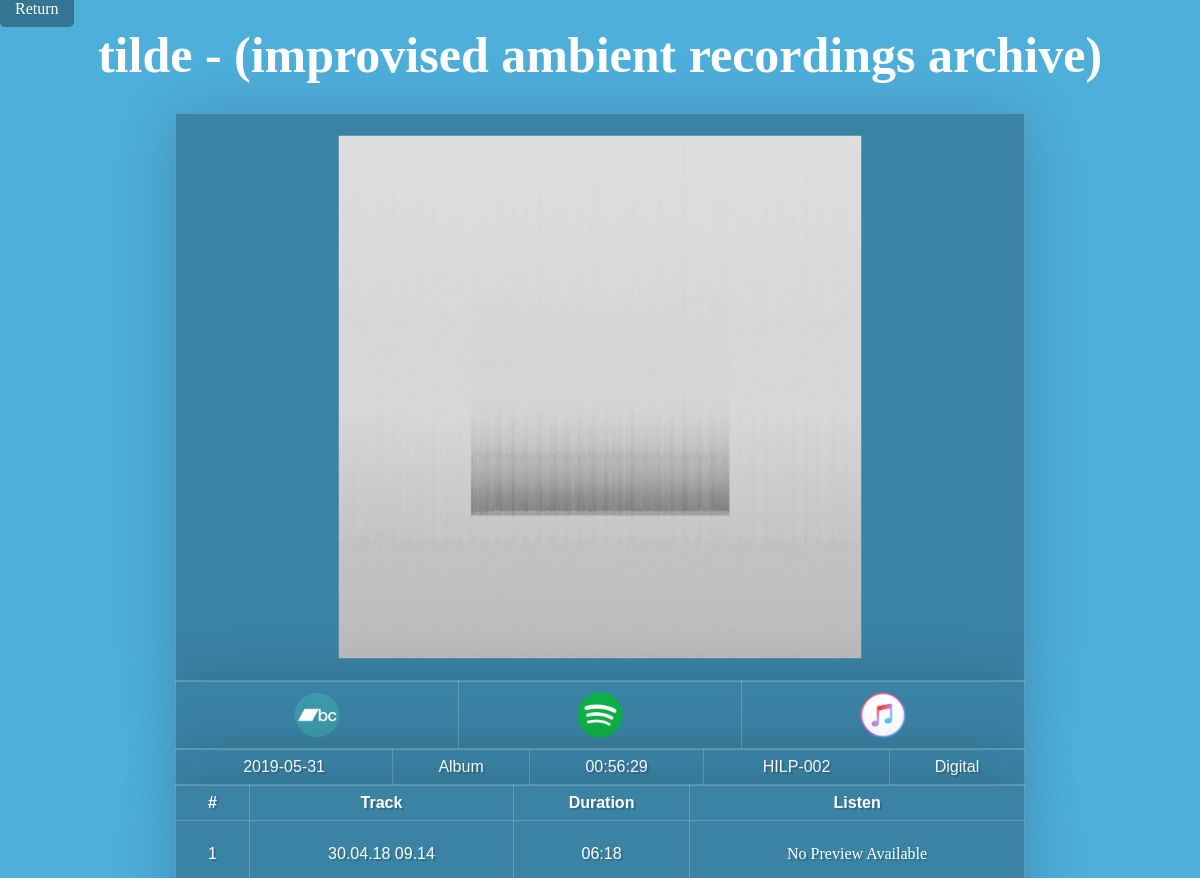
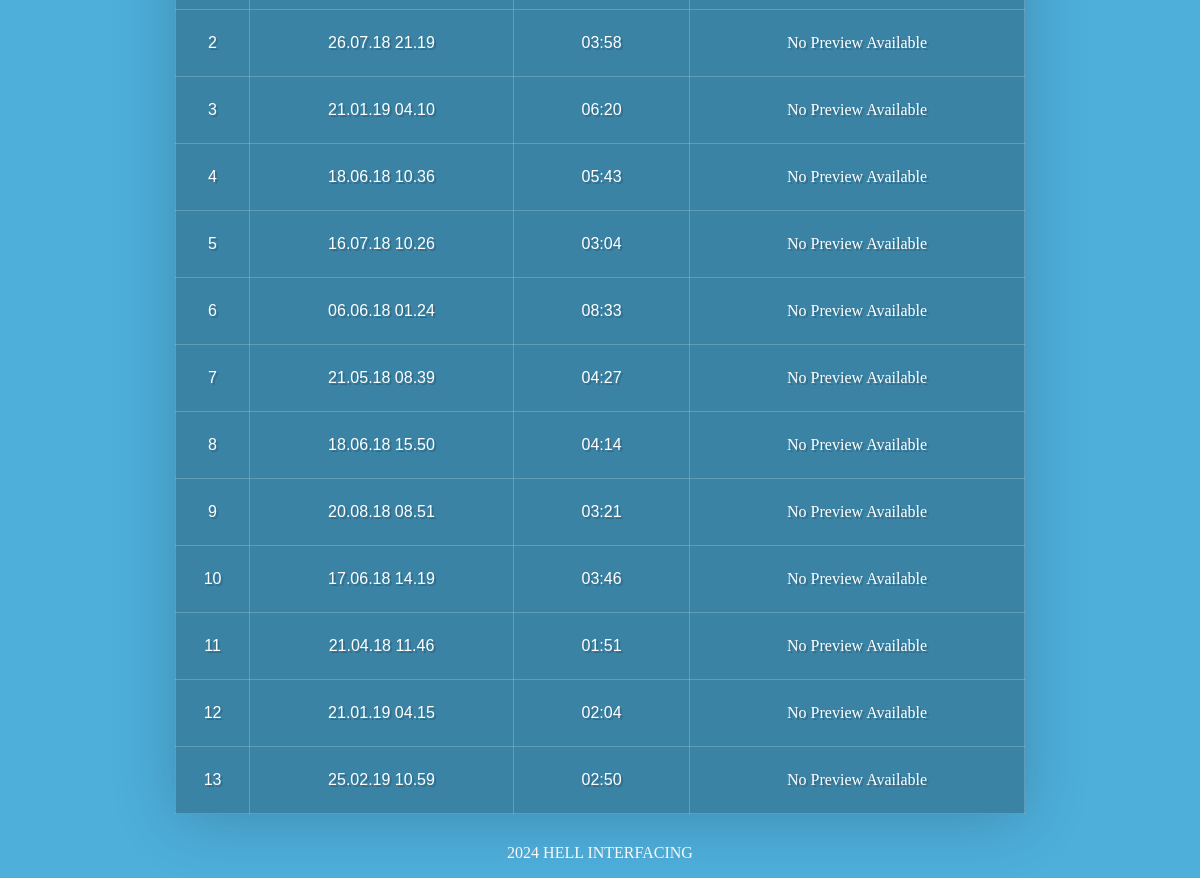
Page /release-details.php?cat=HILP-002 on the committed database (2 pictures, top to bottom).
### tables this page shows
CREATE TABLE "Release" (
	"Cat"	TEXT,
	"LabelID"	INTEGER,
	"AliasID"	INTEGER,
	"Title"	TEXT NOT NULL,
	"CoverArt"	TEXT,
	"Metadata"	TEXT,
	"ReleaseDate"	NUMERIC,
	"ReleaseType"	TEXT,
	"StreamBC"	TEXT,
	"StreamS"	TEXT,
	"StreamAM"	TEXT,
	"MetaRYM"	TEXT,
	"MetaMB"	TEXT,
	FOREIGN KEY("LabelID") REFERENCES "Label"("LabelID"),
	FOREIGN KEY("AliasID") REFERENCES "Aliases"("AliasID"),
	PRIMARY KEY("Cat")
);

CREATE TABLE "Track" (
	"TrackID"	INTEGER,
	"ReleaseCat"	TEXT,
	"DiscNumber"	INTEGER,
	"TrackNumber"	INTEGER,
	"Title"	TEXT,
	"Duration"	INTEGER,
	FOREIGN KEY("ReleaseCat") REFERENCES "Release"("Cat"),
	PRIMARY KEY("TrackID" AUTOINCREMENT)
);

### release-details.php (the view, shortened to what this page needs)
<?php
$connection = new SQLite3('releases.db');
$cat = isset($_GET['cat']) ? $_GET['cat'] : '';
$releaseQuery = '
SELECT
    r.Cat,
    a.AliasName AS ArtistName,
    r.Title,
    r.ReleaseDate,
    r.ReleaseType,
    r.CoverArt,
    r.StreamBC,
    r.StreamS,
    r.StreamAM,
    r.MetaRYM,
    r.MetaMB,
    GROUP_CONCAT(f.FormatName, ", ") AS ReleaseFormats
FROM Release r
JOIN Aliases a ON r.AliasID = a.AliasID
LEFT JOIN ReleaseFormats rf ON r.Cat = rf.ReleaseCat
LEFT JOIN Formats f ON rf.FormatID = f.FormatID
WHERE 1=1 ';
if (!empty($cat)) {
    $releaseQuery .= ' AND r.Cat = :cat';
}
$releaseQuery .= ' GROUP BY r.Cat';
$statement = $connection->prepare($releaseQuery);
if (!empty($cat)) {
    $statement->bindValue(':cat', $cat, SQLITE3_TEXT);
}
$releaseResult = $statement->execute()->fetchArray(SQLITE3_ASSOC);
$trackQuery = '
SELECT
    t.TrackNumber,
    t.Title AS TrackTitle,
    t.Duration
FROM Track t
WHERE t.ReleaseCat = :cat
ORDER BY t.DiscNumber, t.TrackNumber';
$trackStatement = $connection->prepare($trackQuery);
$trackStatement->bindValue(':cat', $cat, SQLITE3_TEXT);
$trackResults = $trackStatement->execute();
$totalDurationQuery = '
SELECT SUM(Duration) as TotalDuration
FROM Track
WHERE ReleaseCat = :cat';
$totalDurationStatement = $connection->prepare($totalDurationQuery);
$totalDurationStatement->bindValue(':cat', $cat, SQLITE3_TEXT);
$totalDurationResult = $totalDurationStatement->execute()->fetchArray(SQLITE3_ASSOC);
$totalDurationFormatted = gmdate("H:i:s", $totalDurationResult['TotalDuration']);
?>
<!DOCTYPE html>
<html lang="en">
<head>
    <link rel="stylesheet" type="text/css" href="css/style.css">
</head>
<body>
<header>
    <a href="releases.php" class="linkNavigation">Return</a>
</header>
<main>
    <h1><?php echo htmlspecialchars($releaseResult['ArtistName']) . ' - ' . htmlspecialchars($releaseResult['Title']); ?></h1>
    <table class="desktop-table">
        <tr>
            <td class="cover-cell">
                <img src="media/releases/<?php echo htmlspecialchars($releaseResult['Cat']); ?>.jpg" class="titleImage" alt="Cover Art">
            </td>
        </tr>
    </table>
    <table class="desktop-table streaming-table">
        <tr>
            <?php if (!empty($releaseResult['StreamBC'])): ?>
                <td><a href="<?php echo htmlspecialchars($releaseResult['StreamBC']); ?>" target="_blank">
                        <img class="streaming" src="media/bandcamp.png" alt="Bandcamp"></a>
                </td>
            <?php endif; ?>
            <?php if (!empty($releaseResult['StreamS'])): ?>
                <td><a href="<?php echo htmlspecialchars($releaseResult['StreamS']); ?>" target="_blank">
                        <img class="streaming" src="media/spotify.png" alt="Spotify"></a>
                </td>
            <?php endif; ?>
            <?php if (!empty($releaseResult['StreamAM'])): ?>
                <td><a href="<?php echo htmlspecialchars($releaseResult['StreamAM']); ?>" target="_blank">
                        <img class="streaming" src="media/applemusic.png" alt="Apple Music"></a>
                </td>
            <?php endif; ?>
        </tr>
    </table>
    <table class="desktop-table">
        <tr>
            <td><?php echo htmlspecialchars($releaseResult['ReleaseDate']); ?></td>
            <td><?php echo htmlspecialchars($releaseResult['ReleaseType']); ?></td>
            <td><?php echo $totalDurationFormatted; ?></td>
            <td><?php echo htmlspecialchars($releaseResult['Cat']); ?></td>
            <td><?php echo htmlspecialchars($releaseResult['ReleaseFormats']); ?></td>
        </tr>
    </table>
    <table class="desktop-table">
        <tr>
            <th>#</th>
            <th>Track</th>
            <th>Duration</th>
            <th>Listen</th>
        </tr>
        <?php while ($track = $trackResults->fetchArray(SQLITE3_ASSOC)): ?>
            <tr>
                <td><?php echo htmlspecialchars($track['TrackNumber']); ?></td>
                <td><?php echo htmlspecialchars($track['TrackTitle']); ?></td>
                <td><?php echo gmdate("i:s", $track['Duration']); ?></td>
                <td>
                    <?php
                    $audioPreview = 'media/previews/' . $cat . '/' . str_pad($track['TrackNumber'], 2, '0', STR_PAD_LEFT) . '.ogg';
                    if (file_exists($audioPreview)): ?>
                        <audio controls>
                            <source src="<?php echo htmlspecialchars($audioPreview); ?>" type="audio/ogg">
                            Your browser does not support the audio element.
                        </audio>
                    <?php else: ?>
                        <p>No Preview Available</p>
                    <?php endif; ?>
                </td>
            </tr>
        <?php endwhile; ?>
    </table>
</main>
<footer>
    <p><?php echo date('Y'); ?> HELL INTERFACING</p>
</footer>
</body>
</html>

### css/style.css (style rules this page uses)
body { background-color: #4eafdb; margin: auto; }
title, h1, h2, p, div, a, nav { color: #ffffff; text-align: center; font-family: 'typeface'; }
h1 { margin: 0; font-size: 50px; line-height: 75px; }
h2, p, a { margin-left: auto; }
img { display: inline-block; margin: auto; scale: 95%; box-shadow: 0 6px 6px rgba(0, 0, 0, 0.2); vertical-align: middle; animation: fadein 1s; }
.sticky-button, .linkNavigation { background-color: #285b72af; color: white; padding: 10px 20px; border-radius: 5px; text-decoration: none; }
.linkNavigation { padding: 10px 15px; margin: auto; }
.titleImage, .memberImage { display: block; margin: auto; box-shadow: 0 0px 0px rgba(0, 0, 0, 0.2); animation: fadein 2s; }
table { background-color: #3a83a5; color: #ffffff; font-family: 'Lucida Sans Unicode', 'Lucida Grande', sans-serif; box-shadow: 0 6px 60px rgba(0, 0, 0, 0.2); text-align: center; border-collapse: collapse; width: 70%; margin: auto; backdrop-filter: blur(10px); }
td, th { border: 1px solid #ffffff33; padding: 0.5rem; font-size: 100%; text-shadow: 2px 2px #0000002c; }
@media screen and (min-width: 769px) { .desktop-table { display: table; min-width: 700px; max-width: 850px; } }
@media screen and (min-width: 769px) { .titleImage { max-width: 550px; width: 100%; height: auto; margin: 0 auto; } }
.logo, .baller, .streaming { box-shadow: 0 0px 0px rgba(0, 0, 0, 0.2); }
.streaming { width: 50px; scale: 90%; }
footer { text-align: center; }
main p { margin: 1em 0; }
footer { text-align: center; margin-top: 30px; }
.desktop-table, .mobile-table { border-collapse: collapse; width: 100%; }
h1 { margin-bottom: 20px; }
@media screen and (min-width: 769px) { .desktop-table { display: table; } }
.cover-cell { width: 300px; text-align: center; }
.streaming-table td { text-align: center; }

### rows in the picture
release: Title "(improvised ambient recordings archive)", Cat (picture), ReleaseDate "2019-05-31", ReleaseType "Album", Cat "HILP-002"
track: TrackNumber "1", Title "30.04.18 09.14", Duration "06:18", shows "No Preview Available"
track: TrackNumber "2", Title "26.07.18 21.19", Duration "03:58", shows "No Preview Available"
track: TrackNumber "3", Title "21.01.19 04.10", Duration "06:20", shows "No Preview Available"
track: TrackNumber "4", Title "18.06.18 10.36", Duration "05:43", shows "No Preview Available"
track: TrackNumber "5", Title "16.07.18 10.26", Duration "03:04", shows "No Preview Available"
track: TrackNumber "6", Title "06.06.18 01.24", Duration "08:33", shows "No Preview Available"
track: TrackNumber "7", Title "21.05.18 08.39", Duration "04:27", shows "No Preview Available"
track: TrackNumber "8", Title "18.06.18 15.50", Duration "04:14", shows "No Preview Available"
track: TrackNumber "9", Title "20.08.18 08.51", Duration "03:21", shows "No Preview Available"
track: TrackNumber "10", Title "17.06.18 14.19", Duration "03:46", shows "No Preview Available"
track: TrackNumber "11", Title "21.04.18 11.46", Duration "01:51", shows "No Preview Available"
track: TrackNumber "12", Title "21.01.19 04.15", Duration "02:04", shows "No Preview Available"
track: TrackNumber "13", Title "25.02.19 10.59", Duration "02:50", shows "No Preview Available"

### other values in the picture
$releaseResult['ArtistName'] "tilde"
$totalDurationFormatted "00:56:29"
$releaseResult['ReleaseFormats'] "Digital"
